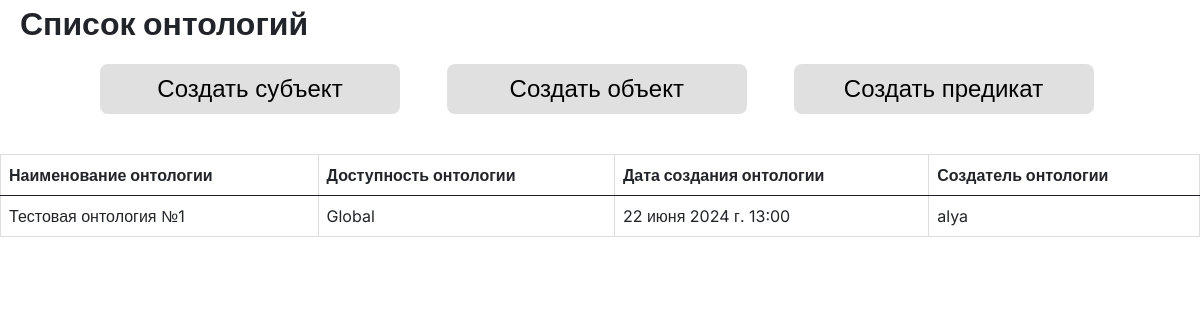
/ontology/list/, run on an earlier commit of the app's database.
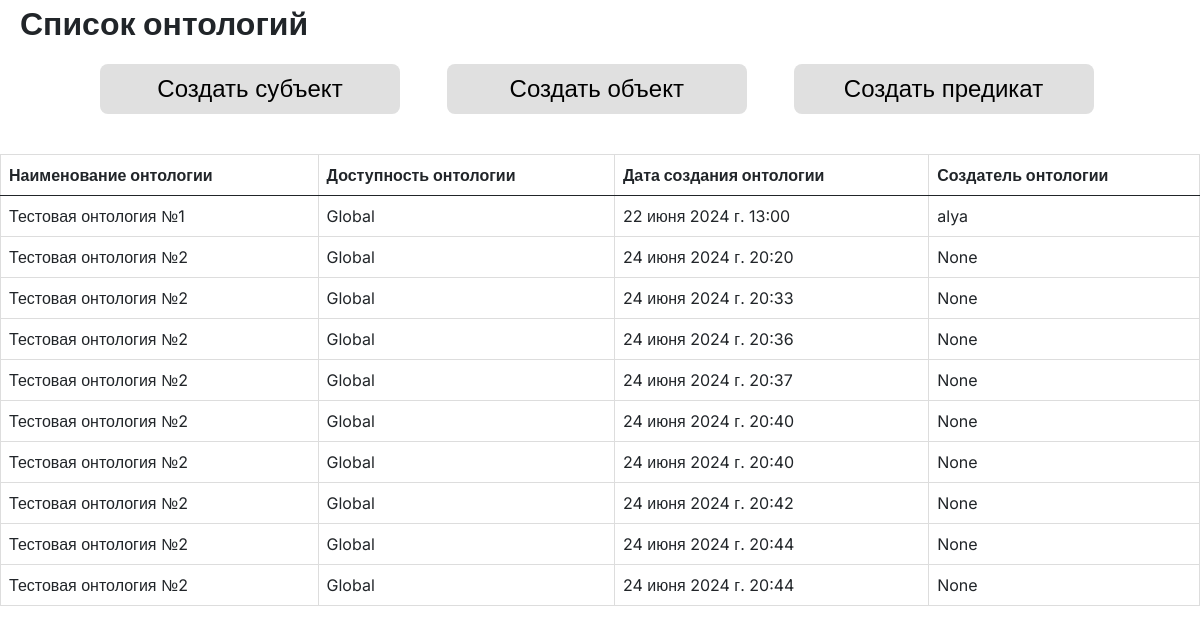
And on a later commit of the database.
### ontology_auth/models.py (models this page shows, shortened)
class Ontology(models.Model):
    ACCESS_CHOICES=[
        ('Global', 'Общедоступная'),
        ('Private', 'Приватная'),
        ]
    name=models.CharField(max_length=100, verbose_name=('Наименование онтологии'))
    access=models.CharField(
        max_length=50,
        choices=ACCESS_CHOICES,
        default='Global',
        verbose_name=('Доступность')
        )
    created_at = models.DateTimeField(default=timezone.now, verbose_name=('Дата создания'))
    owner=models.ForeignKey(
        User,
        related_name='ontology',
        on_delete=models.SET_NULL,
        null=True,
        blank=True,
        verbose_name=('Владелец')
        )

### ontology_auth/views.py (the view)
# urls.py: path('ontology/list/',ontology_list_1,name='ontology_list_1'),
def ontology_list_1(request):
    ontologys= Ontology.objects.all()
    context= {'ontologys': ontologys}
    return render(request, "ontology_auth/ontology_list.html", context)

### ontology_auth/templates/ontology_auth/ontology_list.html (shortened to what this page needs)
<!DOCTYPE html>
{% load static %}
<html lang="en">
<head>
    <link rel="stylesheet" href="{% static 'ontology_auth/style_ontology_list.css' %}">
    <link href="https://cdn.jsdelivr.net/npm/bootstrap@5.0.2/dist/css/bootstrap.min.css" rel="stylesheet"
>
</head>
<body>
    <div class="name_wrapper">
        <div class="title_weapper inter-fz fs-2" style="margin-left:20px;" >
            <p>Список онтологий</p>
        </div>
    </div>
    <div class="title_weapper inter-fz fs-4" style="margin-left:20px;" >
        <div class="btn_wrappr inter-fz-1 fs-4" style="margin-left:40px; margin-bottom:40px;">
            <button class="btn_wrappr_1 inter-fz-1" style="margin-left:40px;" onclick="window.location.href='/ontology/new/subject/'; return false">Создать субъект</button>
            <button class="btn_wrappr_1 inter-fz-1" style="margin-left:40px;" onclick="window.location.href='/ontology/new/object/'; return false">Создать объект</button>
            <button class="btn_wrappr_1 inter-fz-1" style="margin-left:40px;" onclick="window.location.href='/ontology/new/predicat/'; return false">Создать предикат</button>
        </div>
    </div>
<table class="table">
    <thead class="inter-fz">
		<tr>
			<th>Наименование онтологии</th>
			<th>Доступность онтологии</th>
			<th>Дата создания онтологии</th>
			<th>Создатель онтологии</th>
		</tr>
	</thead>
{% for ontology in ontologys %}
        <div class="inter-fz" gap="20px">
            <tr onclick="window.location.href='/ontology/{{ ontology.id }}'; return false">
                <td class="inter-fz-1" >{{ontology.name}}</td>
                <td class="inter-fz-1">{{ontology.access}}</td>
                <td class="inter-fz-1">{{ontology.created_at}}</td>
                <td class="inter-fz-1">{{ontology.owner}}</td>
            </tr>
        </div>
    {% empty %}
    <div class="title_weapper inter-fz fs-2" style="margin-left:20px;" >
        <p>У вас пока нет онтологий!</p>
    </div>
{% endfor %}
</table>
</body>
</html>

What changed in the data, as far as the page shows it:
added Ontology: name "Тестовая онтология №2", access "Global", created_at "24 июня 2024 г. 20:20", owner "None"
added Ontology: name "Тестовая онтология №2", access "Global", created_at "24 июня 2024 г. 20:33", owner "None"
added Ontology: name "Тестовая онтология №2", access "Global", created_at "24 июня 2024 г. 20:36", owner "None"
added Ontology: name "Тестовая онтология №2", access "Global", created_at "24 июня 2024 г. 20:37", owner "None"
added Ontology: name "Тестовая онтология №2", access "Global", created_at "24 июня 2024 г. 20:40", owner "None"
added Ontology: name "Тестовая онтология №2", access "Global", created_at "24 июня 2024 г. 20:40", owner "None"
added Ontology: name "Тестовая онтология №2", access "Global", created_at "24 июня 2024 г. 20:42", owner "None"
added Ontology: name "Тестовая онтология №2", access "Global", created_at "24 июня 2024 г. 20:44", owner "None"
added Ontology: name "Тестовая онтология №2", access "Global", created_at "24 июня 2024 г. 20:44", owner "None"
